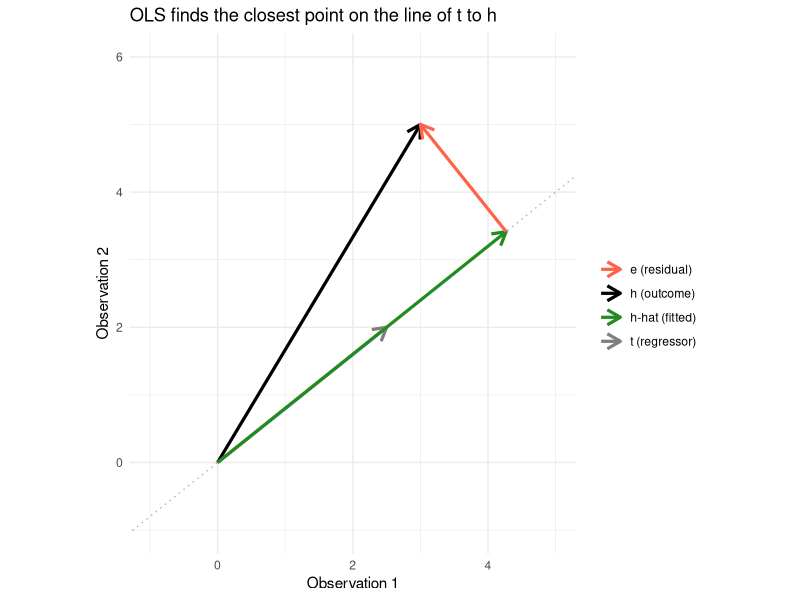
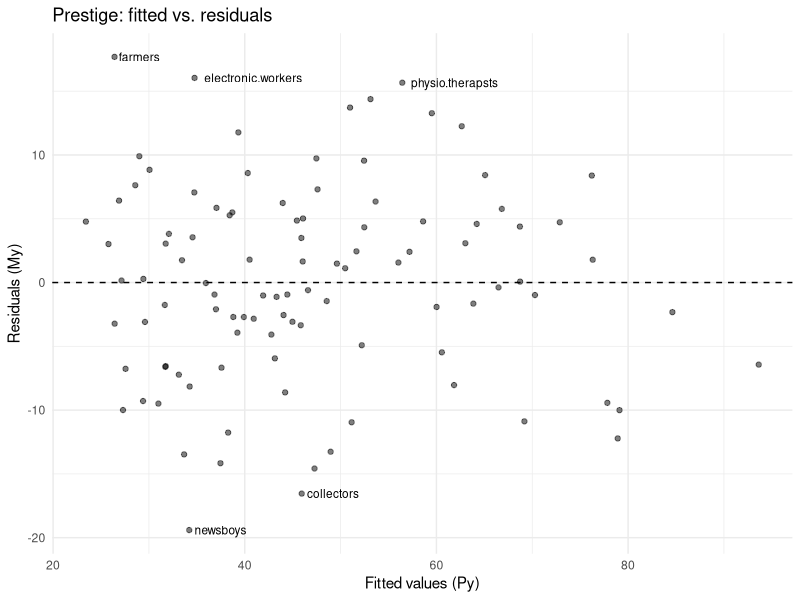

The R script that drew these images, in order:
## ---- chunk 1
#| label: setup
#| message: false
library(ggplot2)
library(carData)
options(digits = 3)
tr <- function(M) sum(diag(M))  # R has no built-in trace
## ---- chunk 2
#| label: matrix-toolkit
A <- matrix(c(2, 1, 1, 3), nrow = 2)
A

# 1. Transpose: t()
t(A)

# 2. Matrix multiply: %*%  (not * which is element-wise)
B <- matrix(c(1, 0, -1, 2), nrow = 2)
A %*% B

# 3. Inverse: solve()
solve(A)
A %*% solve(A)  # identity

# 4. Trace: sum(diag())
tr(A)   # sum of diagonal elements

# 5. Eigendecomposition: eigen()
eigen(A)

# 6. Determinant: det()
det(A)

# 7. Cross product shortcuts
x_vec <- c(1, 2, 3)
y_vec <- c(4, 5, 6)
c(manual = sum(x_vec * y_vec),
  crossprod = as.numeric(crossprod(x_vec, y_vec)))
## ---- chunk 3
#| label: crossprod-benchmark
# Benchmark on a moderately large matrix
n_bench <- 5000
p_bench <- 50
X_bench <- matrix(rnorm(n_bench * p_bench), n_bench, p_bench)

t_explicit <- system.time(for (i in 1:200) t(X_bench) %*% X_bench)[["elapsed"]]
t_crossprod <- system.time(for (i in 1:200) crossprod(X_bench))[["elapsed"]]

c(explicit_sec = t_explicit,
  crossprod_sec = t_crossprod,
  speedup = t_explicit / t_crossprod)
## ---- chunk 4
#| label: two-vectors
# Student 1: 3 hrs homework, 2.5 hrs reading
# Student 2: 5 hrs homework, 2 hrs reading
h <- c(3, 5)    # outcome: homework time
tt <- c(2.5, 2)  # predictor: reading time
## ---- chunk 5
#| label: projection-by-hand
# The projection coefficient
b <- as.numeric(crossprod(tt, h) / crossprod(tt))
b

# The projected vector (fitted values)
h_hat <- b * tt
h_hat
## ---- chunk 6
#| label: projection-equals-ols
# OLS without intercept gives the same b
coef(lm(h ~ tt - 1))

# Fitted values = the projection
cbind(projection = h_hat, fitted = fitted(lm(h ~ tt - 1)))
## ---- chunk 7
#| label: residual-orthogonal
e_vec <- h - h_hat
as.numeric(crossprod(tt, e_vec))
## ---- chunk 8
#| label: geometry-plot
#| fig-cap: "OLS finds the closest point on the line of t to h"
#| fig-width: 5
#| fig-height: 5
df_arrows <- data.frame(
  x0 = c(0, 0, 0, h_hat[1]),
  y0 = c(0, 0, 0, h_hat[2]),
  x1 = c(h[1], tt[1], h_hat[1], h[1]),
  y1 = c(h[2], tt[2], h_hat[2], h[2]),
  label = c("h (outcome)", "t (regressor)", "h-hat (fitted)", "e (residual)"),
  color = c("black", "gray50", "forestgreen", "tomato")
)

slope_t <- tt[2] / tt[1]

ggplot() +
  geom_abline(intercept = 0, slope = slope_t, linetype = "dotted", alpha = 0.3) +
  geom_segment(data = df_arrows,
               aes(x = x0, y = y0, xend = x1, yend = y1, color = label),
               arrow = arrow(length = unit(0.15, "inches")),
               linewidth = 1.1) +
  scale_color_manual(values = c("h (outcome)" = "black",
                                "t (regressor)" = "gray50",
                                "h-hat (fitted)" = "forestgreen",
                                "e (residual)" = "tomato"),
                     name = "") +
  coord_fixed(xlim = c(-1, 5), ylim = c(-1, 6)) +
  labs(x = "Observation 1", y = "Observation 2",
       title = "OLS finds the closest point on the line of t to h") +
  theme_minimal()
## ---- chunk 9
#| label: design-matrix
data(Prestige)
n <- nrow(Prestige)
K <- 3  # intercept + education + income

X <- cbind(1, Prestige$education, Prestige$income)
y <- Prestige$prestige

dim(X)   # n x K
head(X)
## ---- chunk 10
#| label: xtx-xty
XtX <- crossprod(X)       # K x K: t(X) %*% X
XtX

Xty <- crossprod(X, y)    # K x 1: t(X) %*% y
Xty
## ---- chunk 11
#| label: bivariate-by-hand
educ <- Prestige$education

# Formula approach
beta1_formula <- cov(educ, y) / var(educ)
beta0_formula <- mean(y) - beta1_formula * mean(educ)

# Matrix approach (2x2 system)
X_biv <- cbind(1, educ)
beta_biv <- solve(crossprod(X_biv), crossprod(X_biv, y))

# lm() approach
beta_lm <- coef(lm(prestige ~ education, data = Prestige))

cbind(formula = c(beta0_formula, beta1_formula),
      matrix = beta_biv,
      lm = beta_lm)
## ---- chunk 12
#| label: sse-expansion
beta_test <- c(0, 1, 0.001)  # an arbitrary beta to test

# Direct computation
sse_direct <- as.numeric(crossprod(y - X %*% beta_test))

# Expanded form
piece1 <- as.numeric(crossprod(y))                         # y'y
piece2 <- as.numeric(2 * crossprod(y, X %*% beta_test))    # 2y'Xbeta
piece3 <- as.numeric(t(beta_test) %*% XtX %*% beta_test)  # beta'X'Xbeta

c(direct = sse_direct, expanded = piece1 - piece2 + piece3)
## ---- chunk 13
#| label: ols-solve
# solve(A, b) solves the system Ax = b — better than solve(A) %*% b
beta_hat <- solve(XtX, Xty)
beta_hat

# lm() gives the same thing
coef(lm(prestige ~ education + income, data = Prestige))
## ---- chunk 14
#| label: qr-decomposition
# lm() stores the QR decomposition
mod <- lm(prestige ~ education + income, data = Prestige)

# Extract Q and R
qr_obj <- qr(X)
Q <- qr.Q(qr_obj)
R <- qr.R(qr_obj)

# Q has orthonormal columns
round(crossprod(Q), 10)

# R is upper triangular
R
## ---- chunk 15
#| label: qr-solve
# Solve R * beta = Q'y by back-substitution
beta_qr <- backsolve(R, crossprod(Q, y))

# Compare all three approaches
cbind(normal_eq = beta_hat, QR = beta_qr, lm = coef(mod))
## ---- chunk 16
#| label: condition-numbers
kappa_X <- kappa(X)
kappa_XtX <- kappa(XtX)

c(kappa_X = kappa_X, kappa_XtX = kappa_XtX, ratio = kappa_XtX / kappa_X)
## ---- chunk 17
#| label: second-order
eigen(XtX)$values
## ---- chunk 18
#| label: collinearity
# Add a redundant column: income2 = 2 * income
X_bad <- cbind(X, 2 * Prestige$income)

XtX_bad <- crossprod(X_bad)
det(XtX_bad)          # essentially zero
eigen(XtX_bad)$values  # last eigenvalue collapses
## ---- chunk 19
#| label: condition-number
evals <- eigen(XtX)$values
c(largest = evals[1], smallest = evals[K], condition = evals[1] / evals[K])
## ---- chunk 20
#| label: lm-collinearity
coef(lm(prestige ~ education + income + I(2 * income), data = Prestige))
## ---- chunk 21
#| label: projection-matrix
P <- X %*% solve(XtX) %*% t(X)
dim(P)  # n x n

mod <- lm(prestige ~ education + income, data = Prestige)
## ---- chunk 22
#| label: projection-properties
# P*y = fitted values
all.equal(as.vector(P %*% y), as.numeric(fitted(mod)))

# Symmetric: t(P) = P
all.equal(t(P), P)

# Idempotent: P %*% P = P (projecting twice = projecting once)
all.equal(P %*% P, P)

# P*X = X (X is already in its own column space)
all.equal(P %*% X, X, check.attributes = FALSE)
## ---- chunk 23
#| label: projection-eigenvalues
eig_P <- eigen(P)$values
table(round(eig_P, 10))
## ---- chunk 24
#| label: projection-trace
c(trace_P = tr(P), K = K)
## ---- chunk 25
#| label: intercept-projection
ones <- rep(1, n)
P1 <- outer(ones, ones) / n  # outer product: 1*1' / n

# P1 * y = sample mean for every observation
all.equal(as.vector(P1 %*% y), rep(mean(y), n))
## ---- chunk 26
#| label: annihilator-matrix
M <- diag(n) - P

# M*y = residuals
all.equal(as.vector(M %*% y), as.numeric(resid(mod)))

# Idempotent and symmetric
all.equal(M %*% M, M)
all.equal(t(M), M)

# M annihilates X: M*X = 0
max(abs(M %*% X))
## ---- chunk 27
#| label: annihilator-eigenvalues
c(trace_M = tr(M), n_minus_K = n - K)
## ---- chunk 28
#| label: demeaning
M1 <- diag(n) - P1
all.equal(as.vector(M1 %*% y), as.numeric(y - mean(y)))
## ---- chunk 29
#| label: resid-vs-disturbance
set.seed(307)
n_sim <- 100
K_sim <- 2
X_sim <- cbind(1, rnorm(n_sim))
beta_true <- c(2, 3)
e_true <- rnorm(n_sim, sd = 2)
y_sim <- X_sim %*% beta_true + e_true

# Build M for this design
P_sim <- X_sim %*% solve(crossprod(X_sim)) %*% t(X_sim)
M_sim <- diag(n_sim) - P_sim

# Residuals = M * disturbances
e_hat <- as.vector(M_sim %*% y_sim)
all.equal(e_hat, as.vector(M_sim %*% e_true))

# Residuals have smaller variance — M zeroes out K dimensions
c(var_disturbances = var(e_true), var_residuals = var(e_hat))
## ---- chunk 30
#| label: trace-trick
# Step 1: e'Me is a scalar = its own trace
scalar_form <- as.numeric(t(e_true) %*% M_sim %*% e_true)
trace_form <- tr(M_sim %*% tcrossprod(e_true))  # tr(M * ee')

c(scalar = scalar_form, trace = trace_form)

# Step 2: E[ee'] = sigma^2 * I, so E[tr(Mee')] = sigma^2 * tr(M)
# tr(M) = n - K, so E[e'hat * e'hat] = sigma^2 * (n - K)
c(trace_M = tr(M_sim), n_minus_K = n_sim - K_sim)
## ---- chunk 31
#| label: error-variance
# Back to the Prestige data
e_hat_prestige <- resid(mod)

sigma2_biased <- as.numeric(crossprod(e_hat_prestige)) / n
sigma2_unbiased <- as.numeric(crossprod(e_hat_prestige)) / (n - K)

c(biased = sigma2_biased,
  unbiased = sigma2_unbiased,
  R_sigma2 = sigma(mod)^2)
## ---- chunk 32
#| label: m-eigenvalues
eig_M <- round(eigen(M)$values, 10)
c(eigenvalues_equal_1 = sum(eig_M == 1),
  eigenvalues_equal_0 = sum(eig_M == 0))
## ---- chunk 33
#| label: vcov-construction
# Step 1: (X'X)^{-1}
XtX_inv <- solve(XtX)
XtX_inv

# Step 2: multiply by s_e^2
vcov_manual <- sigma(mod)^2 * XtX_inv

# Step 3: compare to R
all.equal(vcov_manual, vcov(mod), check.attributes = FALSE)
## ---- chunk 34
#| label: standard-errors
se_manual <- sqrt(diag(vcov_manual))
se_R <- coef(summary(mod))[, "Std. Error"]

cbind(manual = se_manual, R = se_R)
## ---- chunk 35
#| label: xtx-inv-eigenvalues
eig_XtX <- eigen(XtX)$values
eig_inv <- eigen(XtX_inv)$values

cbind(XtX = eig_XtX, XtX_inv = eig_inv, product = eig_XtX * eig_inv)
## ---- chunk 36
#| label: prestige-application
summary(mod)
## ---- chunk 37
#| label: prestige-residuals
Prestige$fitted <- as.vector(P %*% y)
Prestige$resid <- as.vector(M %*% y)

# Largest positive residuals: more prestige than education+income predict
head(Prestige[order(-Prestige$resid), c("education", "income", "prestige", "fitted", "resid")], 5)

# Largest negative residuals: less prestige than predicted
head(Prestige[order(Prestige$resid), c("education", "income", "prestige", "fitted", "resid")], 5)
## ---- chunk 38
#| label: prestige-residual-plot
ggplot(Prestige, aes(fitted, resid)) +
  geom_point(alpha = 0.5) +
  geom_hline(yintercept = 0, linetype = "dashed") +
  geom_text(data = Prestige[abs(Prestige$resid) > 15, ],
            aes(label = rownames(Prestige)[abs(Prestige$resid) > 15]),
            hjust = -0.1, size = 3) +
  labs(x = "Fitted values (Py)", y = "Residuals (My)",
       title = "Prestige: fitted vs. residuals") +
  theme_minimal()
## ---- chunk 39
#| label: orthogonality
as.numeric(crossprod(fitted(mod), resid(mod)))
## ---- chunk 40
#| label: anova-decomposition
# SST = ||M1 * y||^2  (total variation around the mean)
SST <- as.numeric(crossprod(M1 %*% y))

# SSR = ||(P - P1) * y||^2  (variation explained by regressors beyond the mean)
SSR <- as.numeric(crossprod(fitted(mod) - mean(y)))

# SSE = ||M * y||^2  (unexplained variation)
SSE <- as.numeric(crossprod(resid(mod)))

c(SST = SST, SSR_plus_SSE = SSR + SSE)

# Cross term is zero when X includes a constant
as.numeric(crossprod(fitted(mod) - mean(y), resid(mod)))
## ---- chunk 41
#| label: r-squared
c(R2 = SSR / SST,
  R2_alt = 1 - SSE / SST,
  R_reports = summary(mod)$r.squared)
## ---- chunk 42
#| label: adjusted-r2
set.seed(42)
Prestige$noise <- rnorm(n)
mod_noise <- lm(prestige ~ education + income + noise, data = Prestige)

c(R2_original = summary(mod)$r.squared,
  R2_with_noise = summary(mod_noise)$r.squared,
  adj_R2_original = summary(mod)$adj.r.squared,
  adj_R2_with_noise = summary(mod_noise)$adj.r.squared)
